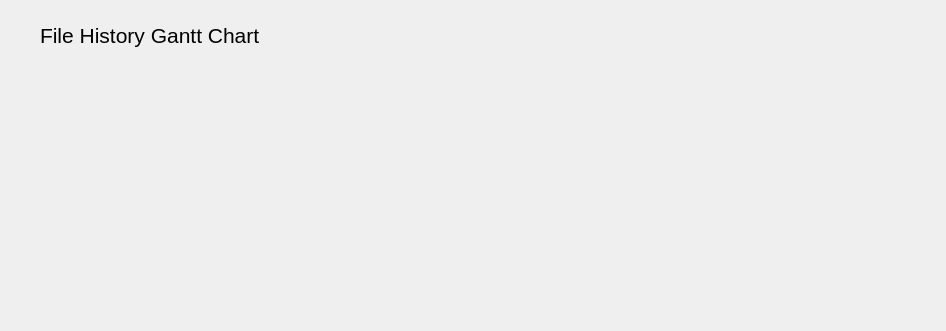
<?xml version="1.0" encoding="UTF-8"?>
<ui version="4.0">
 <class>Dialog</class>
 <widget class="QDialog" name="Dialog">
  <property name="geometry">
   <rect>
    <x>0</x>
    <y>0</y>
    <width>946</width>
    <height>331</height>
   </rect>
  </property>
  <property name="font">
   <font>
    <pointsize>13</pointsize>
   </font>
  </property>
  <property name="windowTitle">
   <string>Dialog</string>
  </property>
  <widget class="QLabel" name="chartPic">
   <property name="geometry">
    <rect>
     <x>20</x>
     <y>60</y>
     <width>1201</width>
     <height>241</height>
    </rect>
   </property>
   <property name="text">
    <string/>
   </property>
   <property name="pixmap">
    <pixmap>fileChart.png</pixmap>
   </property>
   <property name="scaledContents">
    <bool>false</bool>
   </property>
  </widget>
  <widget class="QLabel" name="titleLabel">
   <property name="geometry">
    <rect>
     <x>40</x>
     <y>20</y>
     <width>371</width>
     <height>31</height>
    </rect>
   </property>
   <property name="font">
    <font>
     <pointsize>16</pointsize>
    </font>
   </property>
   <property name="text">
    <string>File History Gantt Chart</string>
   </property>
  </widget>
 </widget>
 <resources/>
 <connections/>
</ui>
